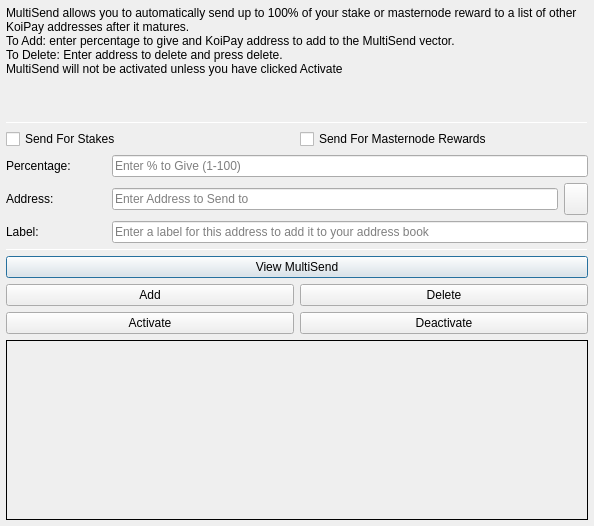
<?xml version="1.0" encoding="UTF-8"?>
<ui version="4.0">
 <class>MultiSendDialog</class>
 <widget class="QDialog" name="MultiSendDialog">
  <property name="windowModality">
   <enum>Qt::NonModal</enum>
  </property>
  <property name="geometry">
   <rect>
    <x>0</x>
    <y>0</y>
    <width>594</width>
    <height>526</height>
   </rect>
  </property>
  <property name="windowTitle">
   <string>MultiSend</string>
  </property>
  <layout class="QVBoxLayout" name="verticalLayout" stretch="0">
   <property name="leftMargin">
    <number>6</number>
   </property>
   <property name="topMargin">
    <number>6</number>
   </property>
   <property name="rightMargin">
    <number>6</number>
   </property>
   <property name="bottomMargin">
    <number>6</number>
   </property>
   <item>
    <layout class="QVBoxLayout" name="verticalLayout_Main" stretch="1,1,1,0,1,1,1">
     <item>
      <widget class="QLabel" name="label_2">
       <property name="lineWidth">
        <number>1</number>
       </property>
       <property name="text">
        <string>MultiSend allows you to automatically send up to 100% of your stake or masternode reward to a list of other KoiPay addresses after it matures.
To Add: enter percentage to give and KoiPay address to add to the MultiSend vector.
To Delete: Enter address to delete and press delete.
MultiSend will not be activated unless you have clicked Activate</string>
       </property>
       <property name="alignment">
        <set>Qt::AlignLeading|Qt::AlignLeft|Qt::AlignTop</set>
       </property>
       <property name="wordWrap">
        <bool>true</bool>
       </property>
      </widget>
     </item>
     <item>
      <widget class="Line" name="line">
       <property name="minimumSize">
        <size>
         <width>0</width>
         <height>1</height>
        </size>
       </property>
       <property name="maximumSize">
        <size>
         <width>16777215</width>
         <height>1</height>
        </size>
       </property>
       <property name="orientation">
        <enum>Qt::Horizontal</enum>
       </property>
      </widget>
     </item>
     <item>
      <layout class="QVBoxLayout" name="verticalLayout_Settings">
       <item>
        <layout class="QHBoxLayout" name="horizontalLayout">
         <item>
          <widget class="QCheckBox" name="multiSendStakeCheckBox">
           <property name="text">
            <string>Send For Stakes</string>
           </property>
          </widget>
         </item>
         <item>
          <widget class="QCheckBox" name="multiSendMasternodeCheckBox">
           <property name="text">
            <string>Send For Masternode Rewards</string>
           </property>
          </widget>
         </item>
        </layout>
       </item>
       <item>
        <layout class="QHBoxLayout" name="horizontalLayout_6">
         <item>
          <widget class="QLabel" name="label">
           <property name="minimumSize">
            <size>
             <width>100</width>
             <height>0</height>
            </size>
           </property>
           <property name="toolTip">
            <string>Percentage of stake to send</string>
           </property>
           <property name="text">
            <string>Percentage:</string>
           </property>
          </widget>
         </item>
         <item>
          <widget class="QLineEdit" name="multiSendPercentEdit">
           <property name="toolTip">
            <string>Enter whole numbers 1 - 100</string>
           </property>
           <property name="placeholderText">
            <string>Enter % to Give (1-100)</string>
           </property>
          </widget>
         </item>
        </layout>
       </item>
       <item>
        <layout class="QHBoxLayout" name="horizontalLayout_7">
         <item>
          <widget class="QLabel" name="label_5">
           <property name="minimumSize">
            <size>
             <width>100</width>
             <height>0</height>
            </size>
           </property>
           <property name="toolTip">
            <string>Address to send portion of stake to</string>
           </property>
           <property name="text">
            <string>Address:</string>
           </property>
          </widget>
         </item>
         <item>
          <widget class="QLineEdit" name="multiSendAddressEdit">
           <property name="toolTip">
            <string/>
           </property>
           <property name="placeholderText">
            <string>Enter Address to Send to</string>
           </property>
          </widget>
         </item>
         <item>
          <widget class="QToolButton" name="addressBookButton">
           <property name="maximumSize">
            <size>
             <width>16777215</width>
             <height>32</height>
            </size>
           </property>
           <property name="toolTip">
            <string>Choose an address from the address book</string>
           </property>
           <property name="text">
            <string/>
           </property>
           <property name="icon">
            <iconset resource="../koipay.qrc">
             <normaloff>:/icons/address-book</normaloff>:/icons/address-book</iconset>
           </property>
           <property name="shortcut">
            <string>Alt+A</string>
           </property>
          </widget>
         </item>
        </layout>
       </item>
      </layout>
     </item>
     <item>
      <layout class="QHBoxLayout" name="horizontalLayout_3">
       <item>
        <widget class="QLabel" name="label_3">
         <property name="minimumSize">
          <size>
           <width>100</width>
           <height>0</height>
          </size>
         </property>
         <property name="text">
          <string>Label:</string>
         </property>
        </widget>
       </item>
       <item>
        <widget class="QLineEdit" name="labelAddressLabelEdit">
         <property name="placeholderText">
          <string>Enter a label for this address to add it to your address book</string>
         </property>
        </widget>
       </item>
      </layout>
     </item>
     <item>
      <widget class="Line" name="line_2">
       <property name="minimumSize">
        <size>
         <width>0</width>
         <height>1</height>
        </size>
       </property>
       <property name="maximumSize">
        <size>
         <width>16777215</width>
         <height>1</height>
        </size>
       </property>
       <property name="orientation">
        <enum>Qt::Horizontal</enum>
       </property>
      </widget>
     </item>
     <item>
      <layout class="QVBoxLayout" name="verticalLayout_Buttons">
       <item>
        <layout class="QHBoxLayout" name="horizontalLayout_4">
         <item>
          <widget class="QPushButton" name="viewButton">
           <property name="toolTip">
            <string/>
           </property>
           <property name="statusTip">
            <string>View MultiSend Vector</string>
           </property>
           <property name="text">
            <string>View MultiSend</string>
           </property>
          </widget>
         </item>
        </layout>
       </item>
       <item>
        <layout class="QHBoxLayout" name="horizontalLayout_2">
         <item>
          <widget class="QPushButton" name="addButton">
           <property name="toolTip">
            <string/>
           </property>
           <property name="statusTip">
            <string>Add to MultiSend Vector</string>
           </property>
           <property name="text">
            <string>Add</string>
           </property>
          </widget>
         </item>
         <item>
          <widget class="QPushButton" name="deleteButton">
           <property name="toolTip">
            <string/>
           </property>
           <property name="statusTip">
            <string>Delete Address From MultiSend Vector</string>
           </property>
           <property name="text">
            <string>Delete</string>
           </property>
          </widget>
         </item>
        </layout>
       </item>
       <item>
        <layout class="QHBoxLayout" name="horizontalLayout_5">
         <item>
          <widget class="QPushButton" name="activateButton">
           <property name="statusTip">
            <string>Activate MultiSend</string>
           </property>
           <property name="text">
            <string>Activate</string>
           </property>
          </widget>
         </item>
         <item>
          <widget class="QPushButton" name="disableButton">
           <property name="statusTip">
            <string>Deactivate MultiSend</string>
           </property>
           <property name="text">
            <string>Deactivate</string>
           </property>
          </widget>
         </item>
        </layout>
       </item>
      </layout>
     </item>
     <item>
      <widget class="QLabel" name="message">
       <property name="minimumSize">
        <size>
         <width>0</width>
         <height>180</height>
        </size>
       </property>
       <property name="frameShape">
        <enum>QFrame::Panel</enum>
       </property>
       <property name="frameShadow">
        <enum>QFrame::Plain</enum>
       </property>
       <property name="lineWidth">
        <number>1</number>
       </property>
       <property name="midLineWidth">
        <number>1</number>
       </property>
       <property name="text">
        <string/>
       </property>
       <property name="alignment">
        <set>Qt::AlignLeading|Qt::AlignLeft|Qt::AlignTop</set>
       </property>
       <property name="wordWrap">
        <bool>true</bool>
       </property>
      </widget>
     </item>
    </layout>
   </item>
  </layout>
 </widget>
 <resources>
  <include location="../koipay.qrc"/>
 </resources>
 <connections/>
</ui>
